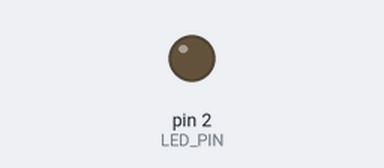
This sketch was run on a simulated Arduino Uno, built with avr-gcc and run on an emulated ATmega328P. Parts: output pins drawn as LEDs (lit = HIGH).

Above: at 1.2 s.
At 3.77 s:
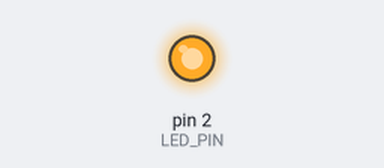
Timing chart, 0 to 4.1 s (numbered marks = the images above):
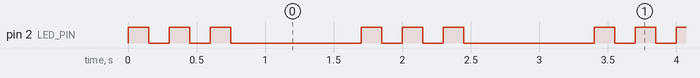

The sketch:

week04_main.ino
```cpp
const int LED_PIN = 2;

void setup() {
  pinMode(LED_PIN, OUTPUT);
}

void loop() {
  for (int i = 0; i < 3; i++) {
    digitalWrite(LED_PIN, HIGH);
    delay(150);
    digitalWrite(LED_PIN, LOW);
    delay(150);
  }
  delay(800);
}
```

Measured:
- by itself, pin 2 (LED_PIN): repeats every 1.7 s: 2 × (LOW 0.15 s, HIGH 0.15 s), LOW 0.95 s, HIGH 0.15 s
- by itself, everything shown: repeats every 1.7 s, in 6 steps
